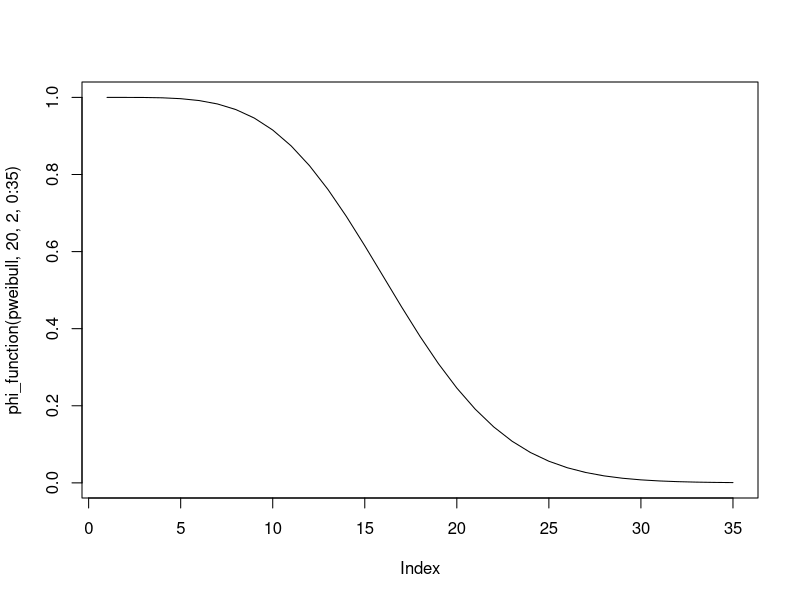
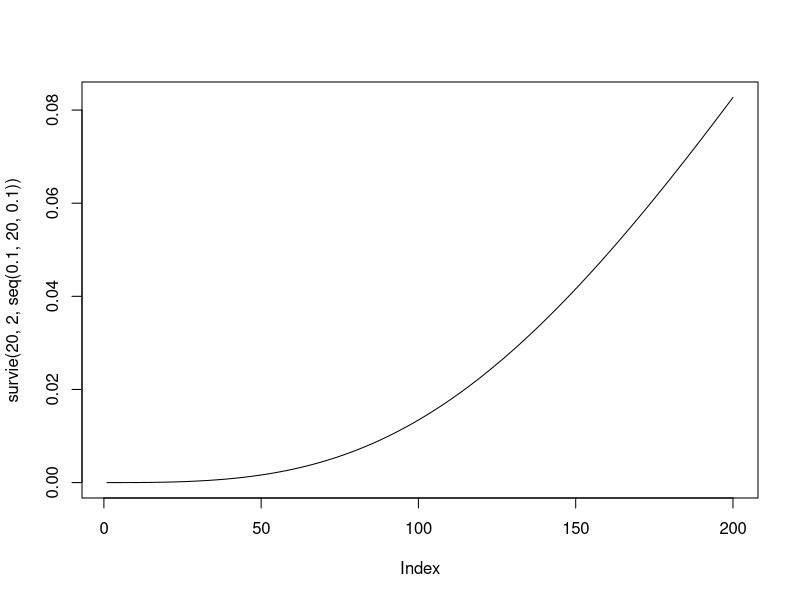
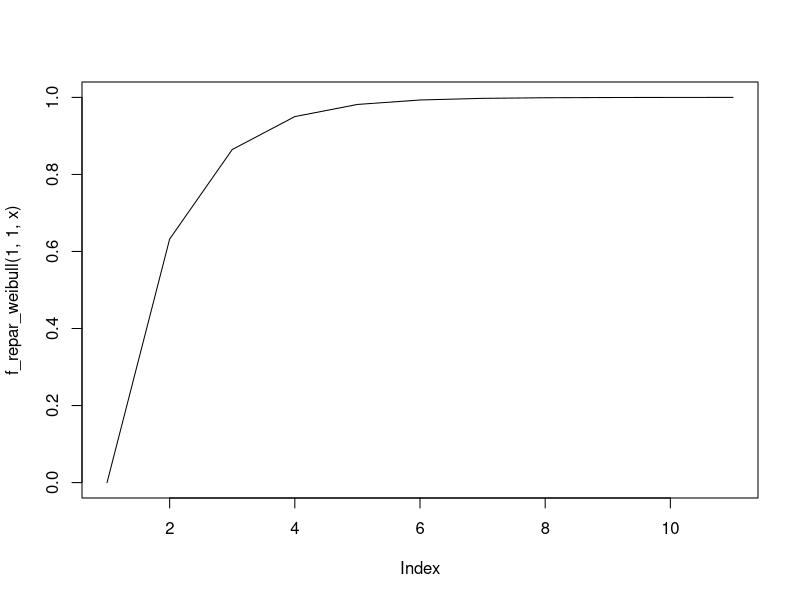
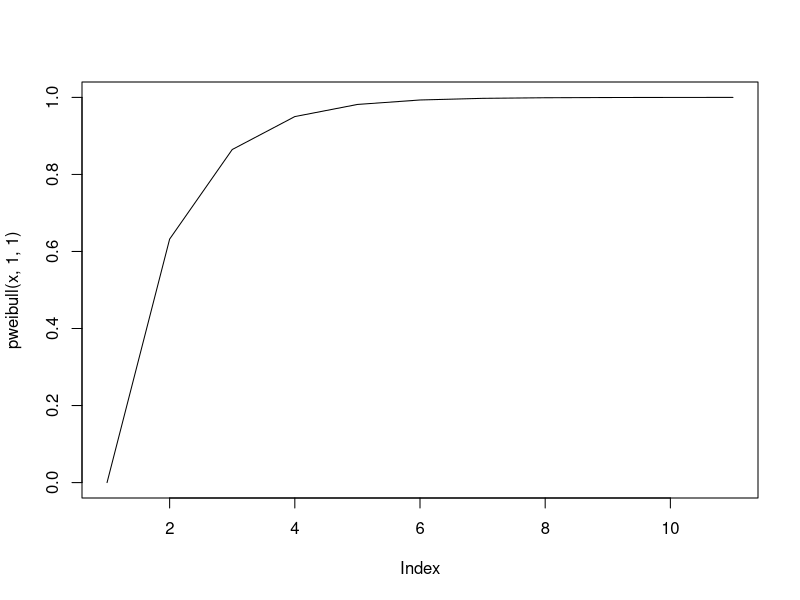

The R source for these figures, in order:
library(magrittr)
library(dplyr)
library(ggplot2)

# TP 1 

## Question 1

phi <- function(x){
  rep <- ((x[3]*(1-(1-x[1])*(1-x[2]))*(1-(1-x[4])*(1-x[5])))+(1-x[3])*(1-(1-x[1]*x[4])*(1-x[2]*x[5])))*(1-(1-x[6]*x[7])*(1-x[8])*(1-x[9]))
  return(rep)
}

# question 2

phi_function <- function(loi, lambda, beta, t){
  R1 <- 1-loi(t, shape = beta, scale = lambda)
  R2 <- 1-loi(t, shape = beta, scale = lambda)
  R3 <- 1-loi(t, shape = beta, scale = lambda)
  R4 <- 1-loi(t, shape = beta, scale = lambda)
  R5 <- 1-loi(t, shape = beta, scale = lambda)
  R6 <- 1-loi(t, shape = beta, scale = lambda)
  R7 <- 1-loi(t, shape = beta, scale = lambda)
  R8 <- 1-loi(t, shape = beta, scale = lambda)
  R9 <- 1-loi(t, shape = beta, scale = lambda)
  rep <- ((R3[t]*(1-(1-R1[t])*(1-R2[t]))*(1-(1-R4[t])*(1-R5[t])))+(1-R3[t])*(1-(1-R1[t]*R4[t])*(1-R2[t]*R5[t])))*(1-(1-R6[t]*R7[t])*(1-R8[t])*(1-R9[t]))
  return(rep)
}




## Question 3

plot(phi_function(pweibull, 20, 2, 0:35), type = 'l')

## Question 4

survie <- function(lambda, beta, t){
  R1 <- 1-pweibull(t, shape = beta, scale = lambda)
  R2 <- 1-pweibull(t, shape = beta, scale = lambda)
  R3 <- 1-pweibull(t, shape = beta, scale = lambda)
  R4 <- 1-pweibull(t, shape = beta, scale = lambda)
  R5 <- 1-pweibull(t, shape = beta, scale = lambda)
  R6 <- 1-pweibull(t, shape = beta, scale = lambda)
  R7 <- 1-pweibull(t, shape = beta, scale = lambda)
  R8 <- 1-pweibull(t, shape = beta, scale = lambda)
  R9 <- 1-pweibull(t, shape = beta, scale = lambda)
  rep <- -log(((R3[t]*(1-(1-R1[t])*(1-R2[t]))*(1-(1-R4[t])*(1-R5[t])))+(1-R3[t])*(1-(1-R1[t]*R4[t])*(1-R2[t]*R5[t])))*(1-(1-R6[t]*R7[t])*(1-R8[t])*(1-R9[t]))/t)
  # rep <- -log(rep)/t
  return(rep)
  # rep <- -log(1 - phi_function(lambda, beta, t))/t
}

survie <- function(lambda, beta, t){
  rep=NULL
  for(i in 1:length(t)){
    R1 <- 1-pweibull(t[i], shape = beta, scale = lambda)
    R2 <- 1-pweibull(t[i], shape = beta, scale = lambda)
    R3 <- 1-pweibull(t[i], shape = beta, scale = lambda)
    R4 <- 1-pweibull(t[i], shape = beta, scale = lambda)
    R5 <- 1-pweibull(t[i], shape = beta, scale = lambda)
    R6 <- 1-pweibull(t[i], shape = beta, scale = lambda)
    R7 <- 1-pweibull(t[i], shape = beta, scale = lambda)
    R8 <- 1-pweibull(t[i], shape = beta, scale = lambda)
    R9 <- 1-pweibull(t[i], shape = beta, scale = lambda)
    rep[i] <- -log(((R3*(1-(1-R1)*(1-R2))*(1-(1-R4)*(1-R5)))+(1-R3)*(1-(1-R1*R4)*(1-R2*R5)))*(1-(1-R6*R7)*(1-R8)*(1-R9)))/t[i]
  }
  return(rep)
}


survie(20, 2, seq(0.1, 20, 0.1))
plot(survie(20, 2, seq(0.1, 20, 0.1)), type = 'l')


# Question 5 
# simulation d'une loi de weibull avec la méthode des quantile. 

f_repar_weibull <- function(lambda, beta, x){
  rep <- 1-exp(-(x/lambda)^beta)
  return(rep)
}

f_repar_weibull(1,1,0:5)

realisation_weibull<- function(lambda,beta,a){
  
  u=runif(1, min=0, max=1)
  g=f_repar_weibull(lambda,beta,a) 
  v=g>u
  
  for(i in 1:length(a)){
    nb=i
    if (v[i]==TRUE) { break }
  }
  
  return(nb)
}

realisation_weibull(1,1,1:10)

n_realisation_weibull<-function(n,lambda,beta,a){
  vect=NULL
  for(i in 1:n){
    vect[i]=realisation_weibull(lambda,beta,a)
  }
  return(vect)
}
n_realisation_weibull(10,1,1,1:5)

rweibull(10,1,1)

x<- 0:10
plot(f_repar_weibull(1,1,x),type = "l")
plot(pweibull(x,1,1),type = "l")
